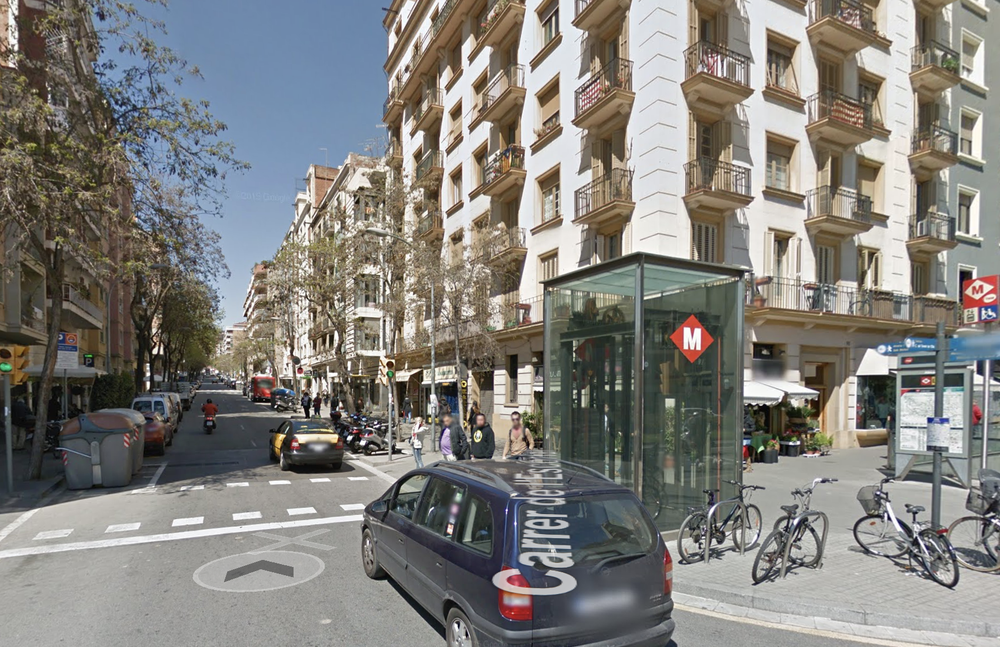
#> input picture scipy/image.png, 1000 x 647 px, shrunk from 1700 x 1100 before the run
$ python examples.py
#> lines starting #> are read from the running program, lines starting #| are printed output that depends on the picture
#!/usr/bin/python3.6
# -*- coding: utf-8 -*-

import numpy as np
import matplotlib.pyplot as plt
import matplotlib.image as img
from scipy.stats import norm
from scipy.stats import multivariate_normal as mvn

# Probability Density Function (PDF)
norm.pdf(0) # probability of 0 with gaussian distribution
norm.pdf(0, loc=5, scale=10)

# Probability of 10 values
r = np.random.randn(10)
norm.pdf(r)

# joint probability p(x1..xn) = x1 * .. * xn
# log of joint probability
norm.logpdf(r)

# Cummulative Distribution Function (Integral from -Inf to Inf of PDF)
norm.cdf(r)
norm.logcdf(r)

std = 10 # standard deviation
mean = 5
r = std*np.random.randn(10000) + mean
h = plt.hist(r, bins=50)
print(h)
plt.show()
#> figure, not shown here; tallest bar 671 high, from x = 3.8 to 5.31

# Spherical Gaussian (uncorrelated multi-dimensional with same variance)
r = np.random.randn(10000, 2)
plt.scatter(r[:,0], r[:,1])
plt.show()
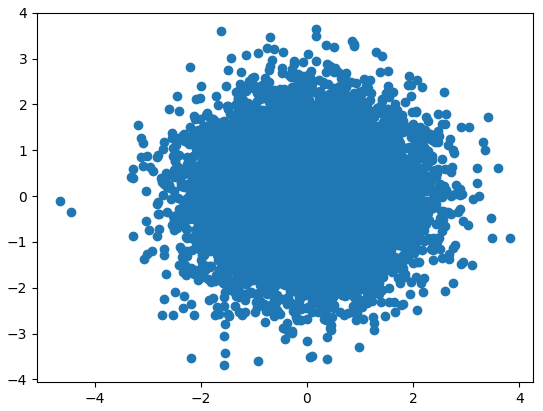
#> figure drawn by matplotlib, 1 panel

# Elliptical Gaussian (uncorrelated multi-dimensional with different variance)
std = 5
mean = 2
r[:,1] = std*r[:,1] + mean
plt.scatter(r[:,0], r[:,1])
plt.axis('equal')
plt.show()
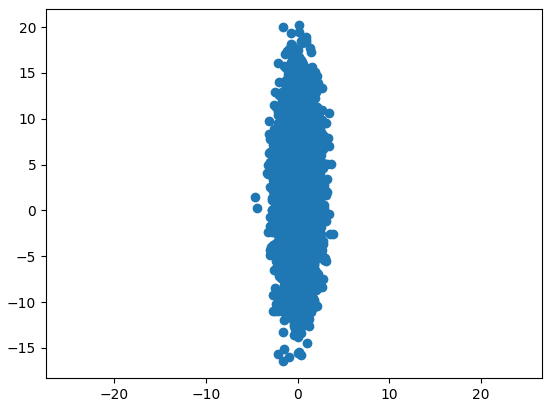
#> figure drawn by matplotlib, 1 panel

# Covariance Matrix
# Variance 1 in first dimension and 3 for the second dimension
# Covariance of 0.8 between each dimension
cov_matrix = np.array([[1, 0.8], [0.8, 3]])

# Mean 0 for first dimension and 2 for the second dimension
mu = np.array([0, 2])
r = mvn.rvs(mean=mu, cov=cov_matrix, size=1000) # random following the specified details
plt.scatter(r[:,0], r[:,1])
plt.show()
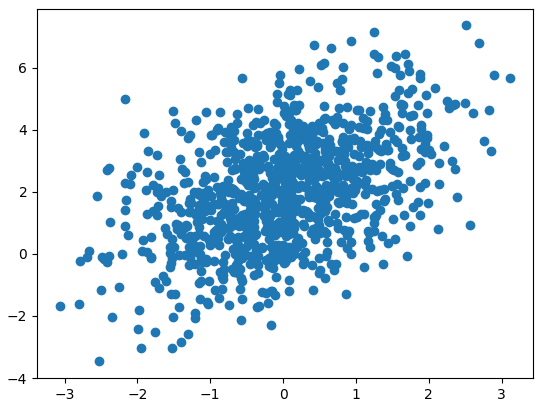
#> figure drawn by matplotlib, 1 panel

r = np.random.multivariate_normal(mean=mu, cov=cov_matrix, size=1000)
plt.scatter(r[:,0], r[:,1])
plt.axis('equal')
plt.show()
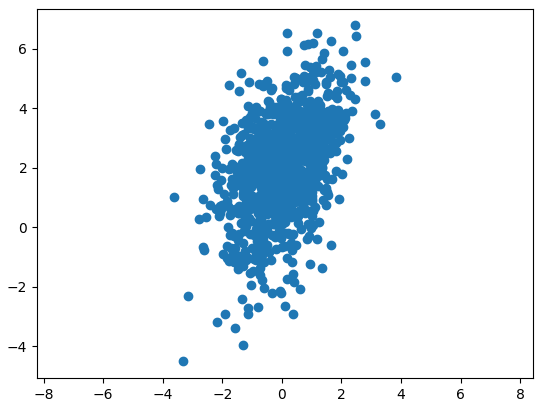
#> figure drawn by matplotlib, 1 panel


# OTHER USEFUL FUNCTIONS

# Load a MATLAB (.mat) file
# scipy.io.loadmat

# Load a WAV file
# scipy.io.wavfile

# Fourier Transformation
x = np.linspace(0, 100, 10000) # Some Frequencies
y = np.sin(x) + np.sin(3*x) + np.sin(5*x) # Multiple components
plt.plot(y)
plt.show()
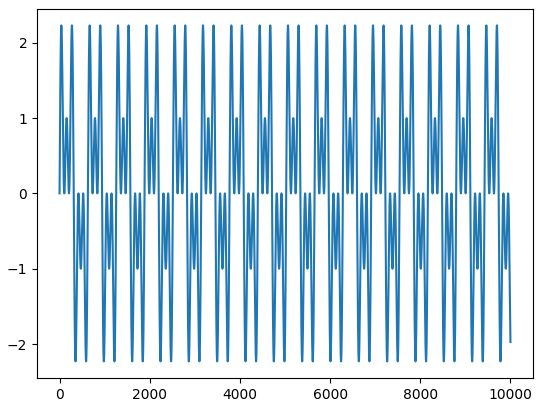
#> figure drawn by matplotlib, 1 panel; curve peaks at x = 668, y = 2.23

print("Original Frequencies from FFT (peaks x ~ 16, 48, 80)")
def getFreq(x):
    return 2*np.pi*x/100
print(f"F1: {getFreq(16)}, F2: {getFreq(48)}, F3: {getFreq(80)}")

Y = np.fft.fft(y)
plt.plot(np.abs(Y))
plt.show()
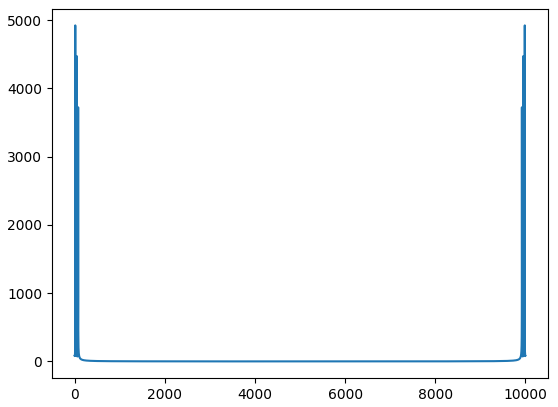
#> figure drawn by matplotlib, 1 panel; curve peaks at x = 9984, y = 4921.3

# Signal Processing (Convolution, Filters...)
# scipy.signal
plt.figure()
image = img.imread('image.png')
#> image is the input picture: shape (647, 1000, 4) float32; mean R, G, B, A 0.511, 0.505, 0.489, 1
plt.imshow(image)
plt.title('Original image')
plt.show()

f_image = image[:,:,0]
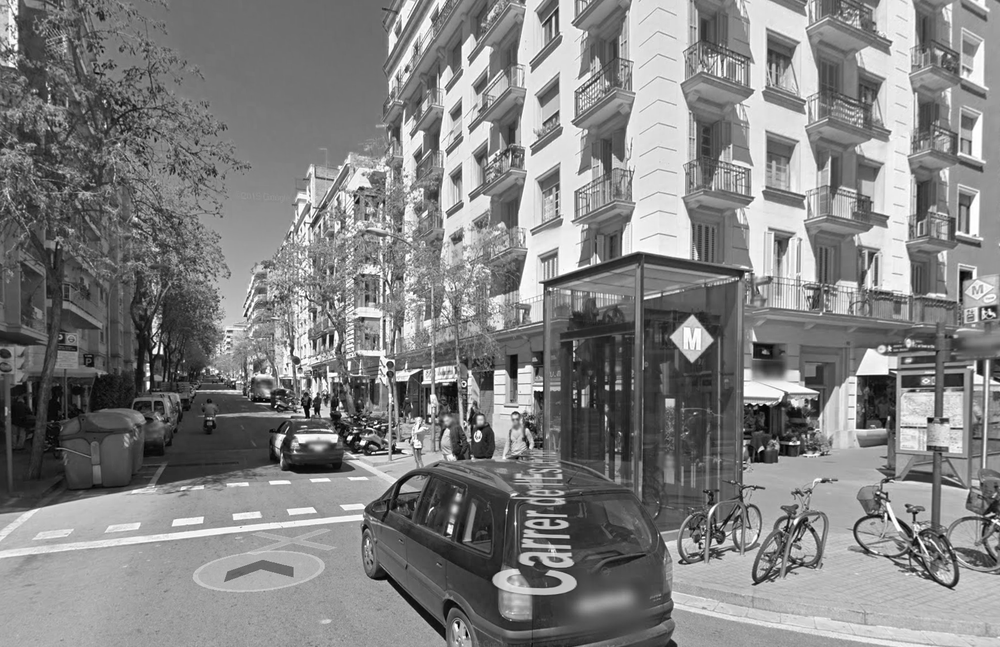
#> f_image: shape (647, 1000) float32; min 0, max 1, mean 0.511
plt.imshow(f_image)
plt.gray()
plt.title('Filtered image')
plt.show()
